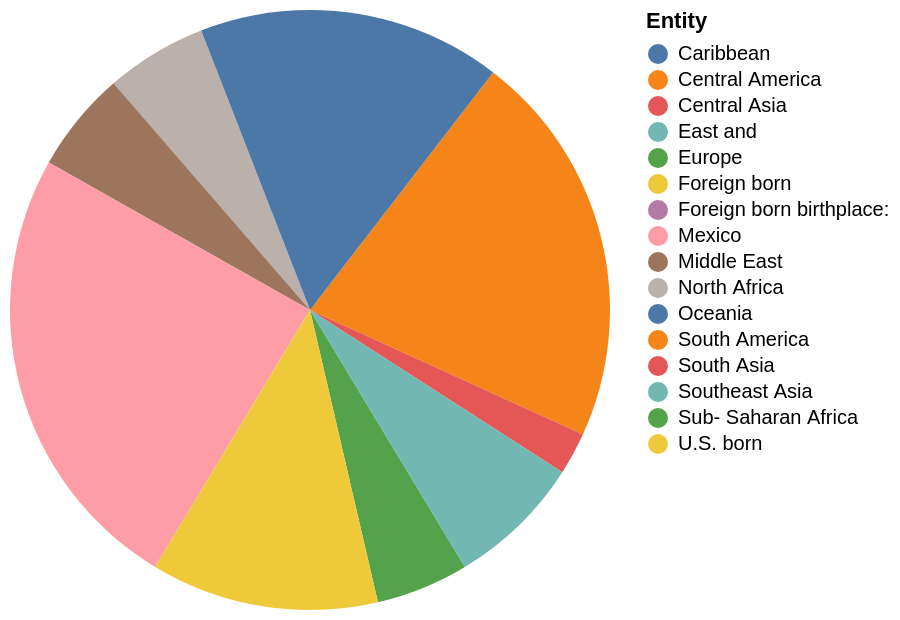

Express this chart as Vega-Lite.
### Vega-Lite specification from a JSON file in a GitHub repository (floating-point values rounded to 4 significant figures)
{"$schema": "https://vega.github.io/schema/vega-lite/v5.json", "description": "Pie chart auto-generated from CSV", "data": {"values": [{"Entity": "Sub- Saharan Africa", "Less than high school": "12.0", "High school graduate": "20.0", "Some college": "27", "Bachelor's or more": "40"}, {"Entity": "North Africa", "Less than high school": "12.0", "High school graduate": "19.0", "Some college": "19", "Bachelor's or more": "50"}, {"Entity": "Middle East", "Less than high school": "12.0", "High school graduate": "19.0", "Some college": "19", "Bachelor's or more": "50"}, {"Entity": "South America", "Less than high school": "14.0", "High school graduate": "27.0", "Some college": "25", "Bachelor's or more": "34"}, {"Entity": "Central America", "Less than high school": "47.0", "High school graduate": "26.0", "Some college": "17", "Bachelor's or more": "11"}, {"Entity": "Caribbean", "Less than high school": "23.0", "High school graduate": "30.0", "Some college": "25", "Bachelor's or more": "22"}, {"Entity": "Other North America", "Less than high school": "nan", "High school graduate": "17.0", "Some college": "26", "Bachelor's or more": "50"}, {"Entity": "Europe", "Less than high school": "11.0", "High school graduate": "22.0", "Some college": "23", "Bachelor's or more": "44"}, {"Entity": "Oceania", "Less than high school": "13.0", "High school graduate": "25.0", "Some college": "26", "Bachelor's or more": "37"}, {"Entity": "South Asia", "Less than high school": "10.0", "High school graduate": "nan", "Some college": "10", "Bachelor's or more": "71"}, {"Entity": "Central Asia", "Less than high school": "5.0", "High school graduate": "16.0", "Some college": "22", "Bachelor's or more": "57"}, {"Entity": "Southeast Asia", "Less than high school": "16.0", "High school graduate": "18.0", "Some college": "20", "Bachelor's or more": "46"}, {"Entity": "East and", "Less than high school": "16.0", "High school graduate": "18.0", "Some college": "20", "Bachelor's or more": "46"}, {"Entity": "Mexico", "Less than high school": "54.0", "High school graduate": "26.0", "Some college": "13", "Bachelor's or more": "0"}, {"Entity": "Foreign born birthplace:", "Less than high school": "0.0", "High school graduate": "0.0", "Some college": "0", "Bachelor's or more": "0"}, {"Entity": "Foreign born", "Less than high school": "27.0", "High school graduate": "22.0", "Some college": "19", "Bachelor's or more": "32"}, {"Entity": "U.S. born", "Less than high school": "8.0", "High school graduate": "28.0", "Some college": "31", "Bachelor's or more": "33"}]}, "mark": "arc", "encoding": {"theta": {"field": "Less than high school", "type": "quantitative"}, "color": {"field": "Entity", "type": "nominal"}}}
